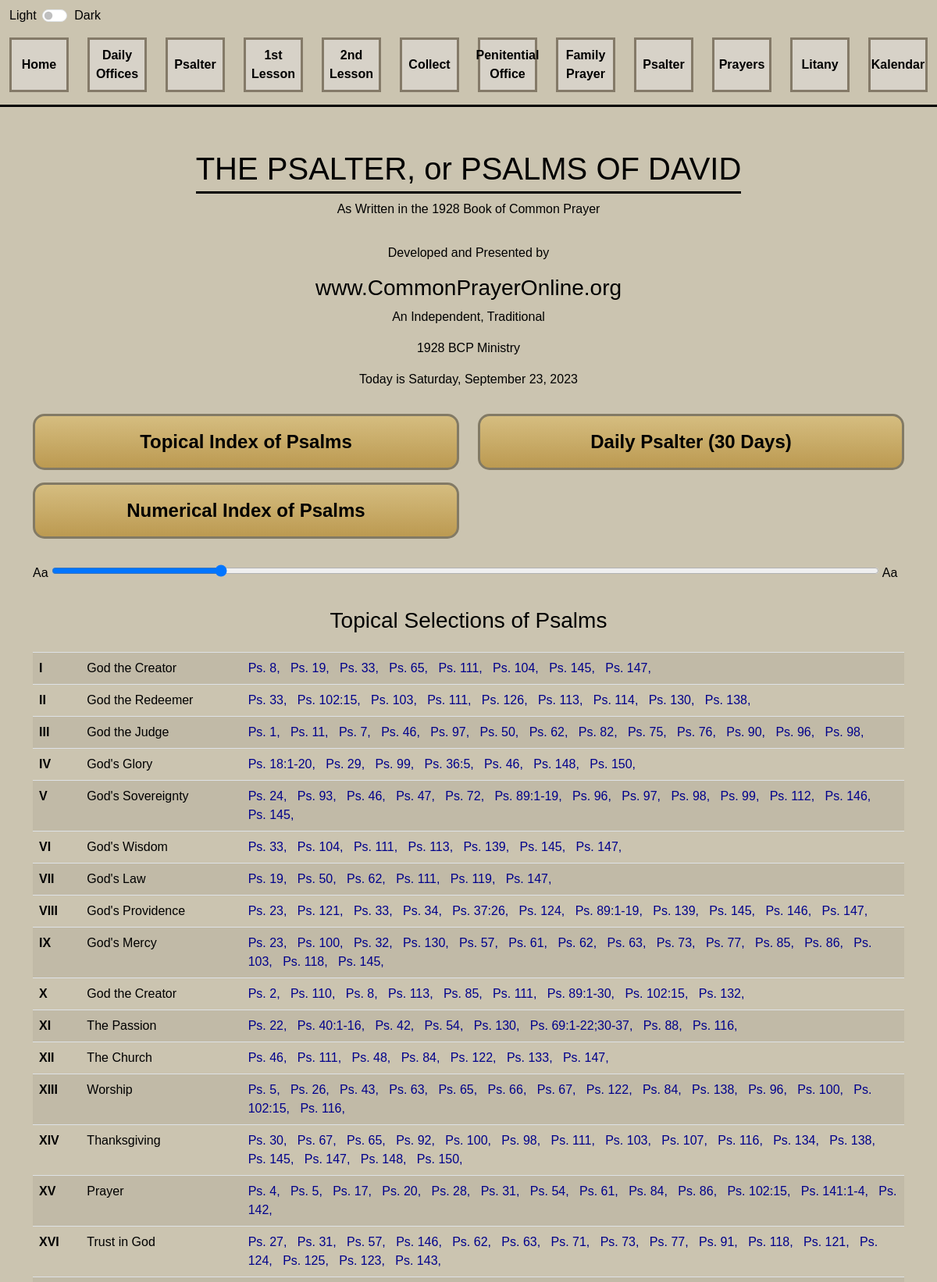
The app's page /psalter (upper part) with its own data.
### tables this page shows
CREATE TABLE `topical_selection` (
  `id` int(11) NOT NULL,
  `name` varchar(200) NOT NULL,
  `pslam` text NOT NULL,
  `inserted_at` datetime NOT NULL
);

### include/dbController.php (called while the page is built, shortened)
<?php
class DBController {
    private $host = "localhost";
    private $user = "root";
    private $password = "";
    private $database = "cpo";
    private $conn;
    function __construct() {
        $this->conn = $this->connectDB();
    }
    function connectDB() {
        $conn = mysqli_connect($this->host,$this->user,$this->password,$this->database);
        return $conn;
    }
    function runQuery($query) {
        $result = mysqli_query($this->conn,$query);
        while($row=mysqli_fetch_assoc($result)) {
            $resultset[] = $row;
        }
        if(!empty($resultset))
            return $resultset;
    }
    function numRows($query) {
        $result  = mysqli_query($this->conn,$query);
        $rowcount = mysqli_num_rows($result);
        return $rowcount;
    }
}

### psalter.php (the view, shortened to what this page needs)
<?php
require_once("include/dbController.php");
$db_handle = new DBController();
function convertToRoman($number)
{
    $values = array(
        1000, 900, 500, 400,
        100, 90, 50, 40,
        10, 9, 5, 4, 1
    );
    $romanNumerals = array(
        "M", "CM", "D", "CD",
        "C", "XC", "L", "XL",
        "X", "IX", "V", "IV",
        "I"
    );
    $romanNumber = '';
    for ($i = 0; $i < count($values); $i++) {
        while ($number >= $values[$i]) {
            $romanNumber .= $romanNumerals[$i];
            $number -= $values[$i];
        }
    }
    return $romanNumber;
}
?>
<!doctype html>
<html lang="en">
<head>
    <link href="assets/vendor/Bootstrap/css/bootstrap.min.css" rel="stylesheet"/>
    <link href="assets/vendor/FontAwesome/css/all.min.css" rel="stylesheet"/>
    <link href='assets/vendor/Animate/animate.min.css' rel='stylesheet'/>
    <link href="assets/css/style.css" rel="stylesheet"/>
</head>
<body>
<section class="fixed-top cpo-bg">
    <div class="container-fluid form-check form-switch mt-2 position-absolute" style="padding-left: unset">
        <div class="row mx-lg-0 mx-auto" style="max-width: 125px">
            <div class="col-4">
                <label class="form-check-label" for="darkModeSwitch">Light</label>
            </div>
            <div class="col-4">
                <input class="form-check-input" type="checkbox" role="switch" id="darkModeSwitch"
                       style="margin-left: unset;">
            </div>
            <div class="col-4">
                <label class="form-check-label" for="darkModeSwitch">Dark</label>
            </div>
        </div>
    </div>
    <section class="container-fluid" id="menu-items">
        <div class="row pt-5">
            <div class="col-lg-3 wow fadeInLeft" data-wow-duration="0.4s" data-wow-delay="0.4s">
                <div class="row">
                    <div class="col-4 mb-3">
                        <a class="btn btn-primary cpo-home-btn w-100 d-flex justify-content-center align-items-center"
                           href="home">Home</a>
                    </div>
                    <div class="col-4 mb-3">
                        <a class="btn btn-primary cpo-home-btn w-100 d-flex justify-content-center align-items-center"
                           href="daily-office">Daily Offices</a>
                    </div>
                    <div class="col-4 mb-3">
                        <a class="btn btn-primary cpo-home-btn w-100 d-flex justify-content-center align-items-center"
                           href="psalter">Psalter</a>
                    </div>
                </div>
            </div>
            <div class="col-lg-3 wow fadeInLeft" data-wow-duration="0.5s" data-wow-delay="0.5s">
                <div class="row">
                    <div class="col-4 mb-3">
                        <a class="btn btn-primary cpo-home-btn w-100 d-flex justify-content-center align-items-center"
                           href="#">
                            1st<br/>
                            Lesson
                        </a>
                    </div>
                    <div class="col-4 mb-3">
                        <a class="btn btn-primary cpo-home-btn w-100 d-flex justify-content-center align-items-center"
                           href="#">
                            2nd<br/>
                            Lesson
                        </a>
                    </div>
                    <div class="col-4 mb-3">
                        <a class="btn btn-primary cpo-home-btn w-100 d-flex justify-content-center align-items-center"
                           href="collects">Collect</a>
                    </div>
                </div>
            </div>
            <div class="col-lg-3 wow fadeInRight" data-wow-duration="0.5s" data-wow-delay="0.5s">
                <div class="row">
                    <div class="col-4 mb-3">
                        <a class="btn btn-primary cpo-home-btn w-100 d-flex justify-content-center align-items-center"
                           href="penitential-office">Penitential Office</a>
                    </div>
                    <div class="col-4 mb-3">
                        <a class="btn btn-primary cpo-home-btn w-100 d-flex justify-content-center align-items-center"
                           href="family-prayer">Family Prayer</a>
                    </div>
                    <div class="col-4 mb-3">
                        <a class="btn btn-primary cpo-home-btn w-100 d-flex justify-content-center align-items-center"
                           href="psalter">Psalter</a>
                    </div>
                </div>
            </div>
            <div class="col-lg-3 wow fadeInRight" data-wow-duration="0.4s" data-wow-delay="0.4s">
                <div class="row">
                    <div class="col-4 mb-3">
                        <a class="btn btn-primary cpo-home-btn w-100 d-flex justify-content-center align-items-center"
                           href="prayers-and-thanksgivings">Prayers</a>
                    </div>
                    <div class="col-4 mb-3">
                        <a class="btn btn-primary cpo-home-btn w-100 d-flex justify-content-center align-items-center"
                           href="litany">Litany</a>
                    </div>
                    <div class="col-4 mb-3">
                        <a class="btn btn-primary cpo-home-btn w-100 d-flex justify-content-center align-items-center"
                           href="kallender">Kalendar</a>
                    </div>
                </div>
            </div>
        </div>
    </section>
</section>
<section class="container cpo-body-padding-top">
    <div class="row">
        <div class="col-12 pt-5 text-center">
            <h1 class="cpo-content-page-title">
                THE PSALTER,
                or PSALMS OF DAVID
            </h1>
            <p>As Written in the 1928 Book of Common Prayer</p>
        </div>
        <div class="col-lg-12 text-center mt-3">
            <p>Developed and Presented by</p>
            <h3>www.CommonPrayerOnline.org</h3>
            <p>An Independent, Traditional</p>
            <p>1928 BCP Ministry</p>
            <p>
                <?php
                $dateString = date("l, F j, Y");
                echo "Today is " . $dateString;
                ?>
            </p>
        </div>
        <div class="col-lg-6 mt-3">
            <div class="row">
                <div class="col-lg-12 mb-3">
                    <a class="btn btn-primary cpo-btn-home w-100" href="#topic">
                        Topical Index of Psalms
                    </a>
                </div>
                <div class="col-lg-12 mb-3">
                    <a class="btn btn-primary cpo-btn-home w-100" href="#num">
                        Numerical Index of Psalms
                    </a>
                </div>
            </div>
        </div>
        <div class="col-lg-6 mt-3">
            <div class="row">
                <div class="col-lg-12 mb-3">
                    <a class="btn btn-primary cpo-btn-home w-100" href="#daily">
                        Daily Psalter (30 Days)
                    </a>
                </div>
            </div>
        </div>
        <div class="col-lg-12 mt-3">
            <div>
                <span>Aa</span>
                <input type="range" id="fontSizeRange" class="cpo-range" min="10" max="40" step="1" value="16"/>
                <span>Aa</span>
            </div>
        </div>
        <div class="col-lg-12 mt-3">
            <div id="text-container">
                <div class="table-responsive" id="topic">
                    <table class="table table-striped cpo-table">
                        <thead>
                        <tr>
                            <th class="text-center pt-3 pb-3" scope="col" colspan="3"><h3>Topical Selections of
                                    Psalms</h3></th>
                        </tr>
                        </thead>
                        <tbody>
                        <?php
                        $query = "SELECT * FROM `topical_selection`";
                        $data = $db_handle->runQuery($query);
                        $row_count = $db_handle->numRows($query);
                        for ($i = 0; $i < $row_count; $i++) {
                            ?>
                            <tr>
                                <th scope="row"><?php echo convertToRoman($data[$i]["id"]); ?></th>
                                <td><?php echo $data[$i]["name"]; ?></td>
                                <td>
                                    <?php
                                    $pslamArray = explode(",", $data[$i]["pslam"]);
                                    foreach ($pslamArray as $value) {
                                        $link = substr($value, strpos($value, ". ") + 1);
                                        $link = trim(strtok($link, ':'));
                                        ?>
                                        <a href="psalm/<?php echo $link; ?>"><?php echo $value . ","; ?></a> &nbsp;
                                        <?php
                                    }
                                    ?>
                                </td>
                            </tr>
                            <?php
                        }
                        ?>
                        </tbody>
                    </table>
                </div>
            </div>
        </div>
    </div>
</section>
</body>
</html>

### assets/css/style.css (style rules this page uses)
:root { --background-color: #cbc4b0; --dynamic-background-color: #ffffff; --text-color: #000; --link-color: #00008b; }
a { color: var(--link-color); text-decoration: none; }
body { background-color: var(--background-color); color: var(--text-color); font-family: 'Orpheus-Pro-Bold', sans-serif; }
.cpo-home-btn { border: 3px solid #847a68; border-radius: unset; background: #d7d2c8; color: black; font-weight: bold; height: 70px; margin: auto; }
.cpo-btn-home { background-image: linear-gradient(#d5bd80, #bc9a51); border: 3px solid #827a65; color: black; font-size: 1.5rem; font-weight: bold; padding-top: 15px; padding-bottom: 15px; border-radius: 15px; }
.cpo-content-page-title { display: inline-block; padding-bottom: 5px; border-bottom: 3px solid var(--text-color); }
#text-container { font-size: 16px; }
.cpo-bg { background: var(--background-color); border-bottom: 3px solid var(--text-color); }
.cpo-body-padding-top { padding-top: 9rem; }
.cpo-range { width: 95%; }
.cpo-table { --bs-table-color: var(--text-color); --bs-table-bg: #fff0; }
.cpo-table > tbody > tr:nth-of-type(odd) > * { --bs-table-color-type: var(--text-color); }

### records on screen
topical_selection: id "I", name "God the Creator", pslam "Ps. 8", pslam "Ps. 19", pslam "Ps. 33", pslam "Ps. 65", pslam "Ps. 111", pslam "Ps. 104", pslam "Ps. 145", pslam "Ps. 147"
topical_selection: id "II", name "God the Redeemer", pslam "Ps. 33", pslam "Ps. 102:15", pslam "Ps. 103", pslam "Ps. 111", pslam "Ps. 126", pslam "Ps. 113", pslam "Ps. 114", pslam "Ps. 130", pslam "Ps. 138"
topical_selection: id "III", name "God the Judge", pslam "Ps. 1", pslam "Ps. 11", pslam "Ps. 7", pslam "Ps. 46", pslam "Ps. 97", pslam "Ps. 50", pslam "Ps. 62", pslam "Ps. 82", pslam "Ps. 75", pslam "Ps. 76", pslam "Ps. 90", pslam "Ps. 96", pslam "Ps. 98"
topical_selection: id "IV", name "God's Glory", pslam "Ps. 18:1-20", pslam "Ps. 29", pslam "Ps. 99", pslam "Ps. 36:5", pslam "Ps. 46", pslam "Ps. 148", pslam "Ps. 150"
topical_selection: id "V", name "God's Sovereignty", pslam "Ps. 24", pslam "Ps. 93", pslam "Ps. 46", pslam "Ps. 47", pslam "Ps. 72", pslam "Ps. 89:1-19", pslam "Ps. 96", pslam "Ps. 97", pslam "Ps. 98", pslam "Ps. 99", pslam "Ps. 112", pslam "Ps. 146", pslam "Ps. 145"
topical_selection: id "VI", name "God's Wisdom", pslam "Ps. 33", pslam "Ps. 104", pslam "Ps. 111", pslam "Ps. 113", pslam "Ps. 139", pslam "Ps. 145", pslam "Ps. 147"
topical_selection: id "VII", name "God's Law", pslam "Ps. 19", pslam "Ps. 50", pslam "Ps. 62", pslam "Ps. 111", pslam "Ps. 119", pslam "Ps. 147"
topical_selection: id "VIII", name "God's Providence", pslam "Ps. 23", pslam "Ps. 121", pslam "Ps. 33", pslam "Ps. 34", pslam "Ps. 37:26", pslam "Ps. 124", pslam "Ps. 89:1-19", pslam "Ps. 139", pslam "Ps. 145", pslam "Ps. 146", pslam "Ps. 147"
topical_selection: id "IX", name "God's Mercy", pslam "Ps. 23", pslam "Ps. 100", pslam "Ps. 32", pslam "Ps. 130", pslam "Ps. 57", pslam "Ps. 61", pslam "Ps. 62", pslam "Ps. 63", pslam "Ps. 73", pslam "Ps. 77", pslam "Ps. 85", pslam "Ps. 86", pslam "Ps. 103", pslam "Ps. 118", pslam "Ps. 145"
topical_selection: id "X", name "God the Creator", pslam "Ps. 2", pslam "Ps. 110", pslam "Ps. 8", pslam "Ps. 113", pslam "Ps. 85", pslam "Ps. 111", pslam "Ps. 89:1-30", pslam "Ps. 102:15", pslam "Ps. 132"
topical_selection: id "XI", name "The Passion", pslam "Ps. 22", pslam "Ps. 40:1-16", pslam "Ps. 42", pslam "Ps. 54", pslam "Ps. 130", pslam "Ps. 69:1-22;30-37", pslam "Ps. 88", pslam "Ps. 116"
topical_selection: id "XII", name "The Church", pslam "Ps. 46", pslam "Ps. 111", pslam "Ps. 48", pslam "Ps. 84", pslam "Ps. 122", pslam "Ps. 133", pslam "Ps. 147"
topical_selection: id "XIII", name "Worship", pslam "Ps. 5", pslam "Ps. 26", pslam "Ps. 43", pslam "Ps. 63", pslam "Ps. 65", pslam "Ps. 66", pslam "Ps. 67", pslam "Ps. 122", pslam "Ps. 84", pslam "Ps. 138", pslam "Ps. 96", pslam "Ps. 100", pslam "Ps. 102:15", pslam "Ps. 116"
topical_selection: id "XIV", name "Thanksgiving", pslam "Ps. 30", pslam "Ps. 67", pslam "Ps. 65", pslam "Ps. 92", pslam "Ps. 100", pslam "Ps. 98", pslam "Ps. 111", pslam "Ps. 103", pslam "Ps. 107", pslam "Ps. 116", pslam "Ps. 134", pslam "Ps. 138", pslam "Ps. 145", pslam "Ps. 147", pslam "Ps. 148", pslam "Ps. 150"
topical_selection: id "XV", name "Prayer", pslam "Ps. 4", pslam "Ps. 5", pslam "Ps. 17", pslam "Ps. 20", pslam "Ps. 28", pslam "Ps. 31", pslam "Ps. 54", pslam "Ps. 61", pslam "Ps. 84", pslam "Ps. 86", pslam "Ps. 102:15", pslam "Ps. 141:1-4", pslam "Ps. 142"
topical_selection: id "XVI", name "Trust in God", pslam "Ps. 27", pslam "Ps. 31", pslam "Ps. 57", pslam "Ps. 146", pslam "Ps. 62", pslam "Ps. 63", pslam "Ps. 71", pslam "Ps. 73", pslam "Ps. 77", pslam "Ps. 91", pslam "Ps. 118", pslam "Ps. 121", pslam "Ps. 124", pslam "Ps. 125", pslam "Ps. 123", pslam "Ps. 143"
